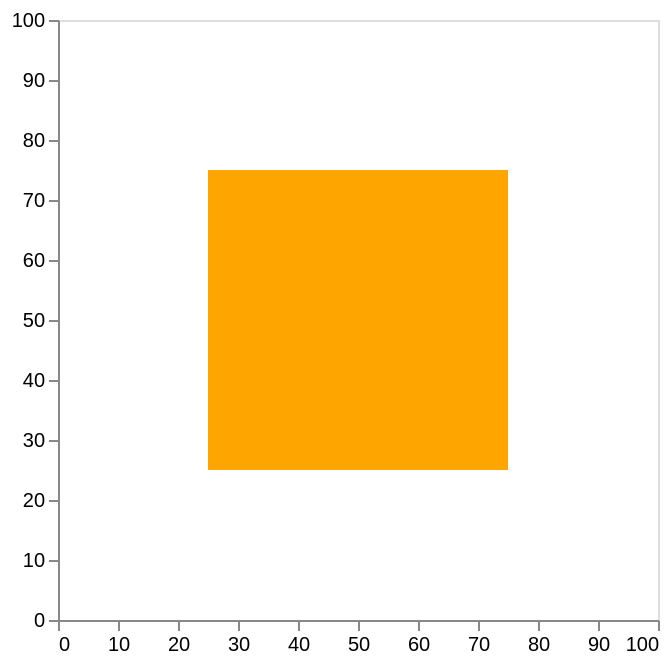

This figure's Vega-Lite source:
### Vega-Lite specification from a JSON file in a GitHub repository (floating-point values rounded to 4 significant figures)
{"$schema": "https://vega.github.io/schema/vega-lite/v6.json", "description": "A scatterplot showing horsepower and miles per gallons for various cars.", "params": [{"name": "x", "value": 25, "bind": {"input": "range", "min": 1, "max": 100, "step": 1}}, {"name": "x2", "value": 75, "bind": {"input": "range", "min": 1, "max": 100, "step": 1}}, {"name": "y", "value": 25, "bind": {"input": "range", "min": 1, "max": 100, "step": 1}}, {"name": "y2", "value": 75, "bind": {"input": "range", "min": 1, "max": 100, "step": 1}}, {"name": "cornerRadius", "value": 0, "bind": {"input": "range", "min": 0, "max": 50, "step": 1}}], "data": {"values": [{}]}, "mark": {"type": "rect", "color": "orange", "cornerRadius": {"expr": "cornerRadius"}}, "encoding": {"x": {"datum": {"expr": "x"}, "type": "quantitative", "scale": {"domain": [0, 100]}}, "y": {"datum": {"expr": "y"}, "type": "quantitative", "scale": {"domain": [0, 100]}}, "x2": {"datum": {"expr": "x2"}}, "y2": {"datum": {"expr": "y2"}}}}
